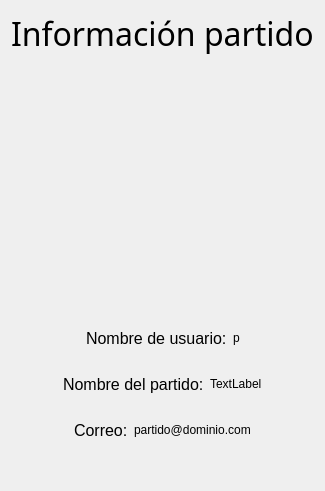
      <widget class="QWidget" name="page_p1">
       <layout class="QHBoxLayout" name="horizontalLayout_12">
        <item>
         <layout class="QGridLayout" name="gridLayout_3">
          <item row="4" column="0" alignment="Qt::AlignHCenter">
           <widget class="QLabel" name="imagenPartido">
            <property name="minimumSize">
             <size>
              <width>0</width>
              <height>200</height>
             </size>
            </property>
            <property name="maximumSize">
             <size>
              <width>200</width>
              <height>200</height>
             </size>
            </property>
            <property name="font">
             <font>
              <family>Myanmar Text</family>
             </font>
            </property>
            <property name="text">
             <string/>
            </property>
            <property name="pixmap">
             <pixmap resource="resources.qrc">:/new/prefix1/votante.png</pixmap>
            </property>
            <property name="scaledContents">
             <bool>true</bool>
            </property>
           </widget>
          </item>
          <item row="3" column="0">
           <spacer name="verticalSpacer_8">
            <property name="orientation">
             <enum>Qt::Vertical</enum>
            </property>
            <property name="sizeHint" stdset="0">
             <size>
              <width>20</width>
              <height>40</height>
             </size>
            </property>
           </spacer>
          </item>
          <item row="1" column="0" alignment="Qt::AlignHCenter">
           <widget class="QLabel" name="titulop1">
            <property name="font">
             <font>
              <family>Bahnschrift</family>
              <pointsize>24</pointsize>
             </font>
            </property>
            <property name="text">
             <string>Información partido</string>
            </property>
           </widget>
          </item>
          <item row="9" column="0">
           <spacer name="verticalSpacer_9">
            <property name="orientation">
             <enum>Qt::Vertical</enum>
            </property>
            <property name="sizeHint" stdset="0">
             <size>
              <width>20</width>
              <height>40</height>
             </size>
            </property>
           </spacer>
          </item>
          <item row="5" column="0">
           <layout class="QHBoxLayout" name="horizontalLayout_10">
            <property name="topMargin">
             <number>20</number>
            </property>
            <item>
             <spacer name="horizontalSpacer_11">
              <property name="orientation">
               <enum>Qt::Horizontal</enum>
              </property>
              <property name="sizeHint" stdset="0">
               <size>
                <width>40</width>
                <height>20</height>
               </size>
              </property>
             </spacer>
            </item>
            <item>
             <widget class="QLabel" name="label_18">
              <property name="font">
               <font>
                <pointsize>12</pointsize>
               </font>
              </property>
              <property name="text">
               <string>Nombre de usuario:</string>
              </property>
             </widget>
            </item>
            <item>
             <widget class="QLabel" name="nombreUsuarioPartido">
              <property name="text">
               <string>p</string>
              </property>
             </widget>
            </item>
            <item>
             <spacer name="horizontalSpacer_12">
              <property name="orientation">
               <enum>Qt::Horizontal</enum>
              </property>
              <property name="sizeHint" stdset="0">
               <size>
                <width>40</width>
                <height>20</height>
               </size>
              </property>
             </spacer>
            </item>
           </layout>
          </item>
          <item row="7" column="0">
           <layout class="QHBoxLayout" name="horizontalLayout_11">
            <property name="topMargin">
             <number>20</number>
            </property>
            <item>
             <spacer name="horizontalSpacer_13">
              <property name="orientation">
               <enum>Qt::Horizontal</enum>
              </property>
              <property name="sizeHint" stdset="0">
               <size>
                <width>40</width>
                <height>20</height>
               </size>
              </property>
             </spacer>
            </item>
            <item>
             <widget class="QLabel" name="label_20">
              <property name="font">
               <font>
                <pointsize>12</pointsize>
               </font>
              </property>
              <property name="text">
               <string>Correo:</string>
              </property>
             </widget>
            </item>
            <item>
             <widget class="QLabel" name="correoPartido">
              <property name="text">
               <string>partido@dominio.com</string>
              </property>
             </widget>
            </item>
            <item>
             <spacer name="horizontalSpacer_14">
              <property name="orientation">
               <enum>Qt::Horizontal</enum>
              </property>
              <property name="sizeHint" stdset="0">
               <size>
                <width>40</width>
                <height>20</height>
               </size>
              </property>
             </spacer>
            </item>
           </layout>
          </item>
          <item row="6" column="0">
           <layout class="QHBoxLayout" name="horizontalLayout_13">
            <property name="topMargin">
             <number>20</number>
            </property>
            <item>
             <spacer name="horizontalSpacer_15">
              <property name="orientation">
               <enum>Qt::Horizontal</enum>
              </property>
              <property name="sizeHint" stdset="0">
               <size>
                <width>40</width>
                <height>20</height>
               </size>
              </property>
             </spacer>
            </item>
            <item>
             <widget class="QLabel" name="label_23">
              <property name="font">
               <font>
                <pointsize>12</pointsize>
               </font>
              </property>
              <property name="text">
               <string>Nombre del partido:</string>
              </property>
             </widget>
            </item>
            <item>
             <widget class="QLabel" name="nombrePartido">
              <property name="text">
               <string>TextLabel</string>
              </property>
             </widget>
            </item>
            <item>
             <spacer name="horizontalSpacer_16">
              <property name="orientation">
               <enum>Qt::Horizontal</enum>
              </property>
              <property name="sizeHint" stdset="0">
               <size>
                <width>40</width>
                <height>20</height>
               </size>
              </property>
             </spacer>
            </item>
           </layout>
          </item>
         </layout>
        </item>
       </layout>
      </widget>
